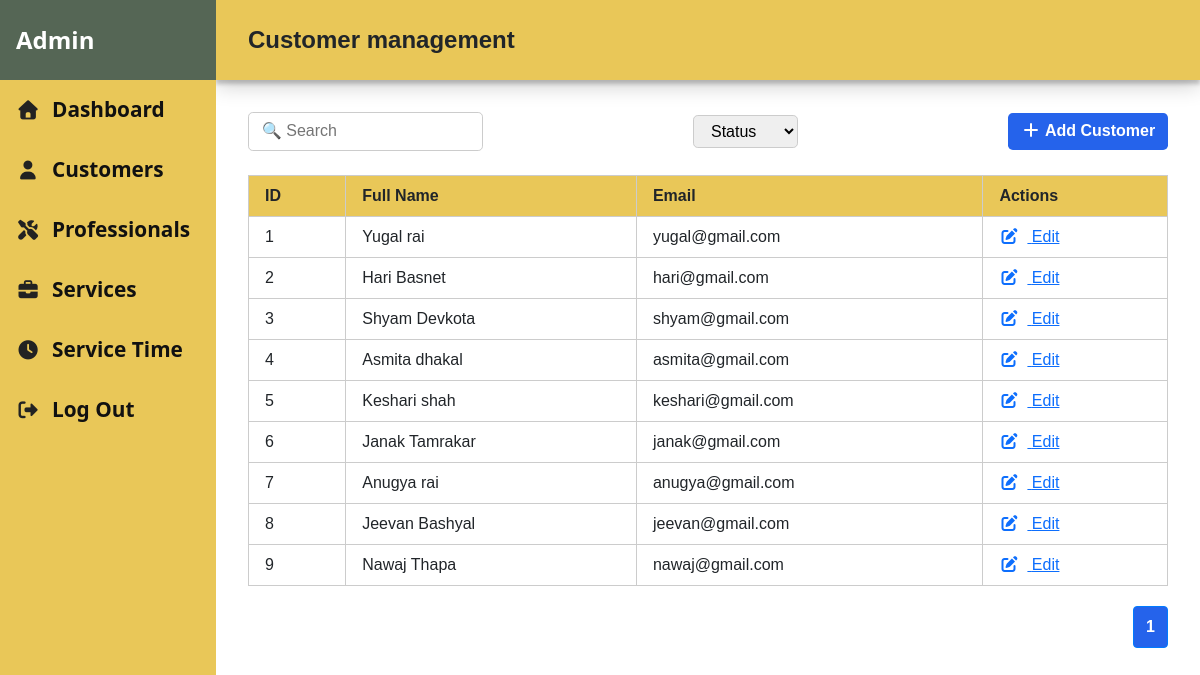
Page /View/admindashboard/customer.php (signed in) on the committed database.
### tables this page shows
CREATE TABLE `users` (
  `Id` int(11) NOT NULL,
  `Name` varchar(50) NOT NULL,
  `Contact` bigint(20) DEFAULT NULL,
  `Gmail` varchar(40) NOT NULL,
  `Address` varchar(255) DEFAULT NULL,
  `Password` varchar(255) NOT NULL,
  `Profession` int(11) DEFAULT NULL,
  `Role` varchar(30) DEFAULT NULL
);

### View/admindashboard/customer.php (the view, shortened to what this page needs)
<!DOCTYPE html>
<html lang="en">
<?php
include '../../includes/dbconnect.php';
$limit = 10;
$page = isset($_GET['page']) && $_GET['page'] > 0 ? (int) $_GET['page'] : 1;
$offset = ($page - 1) * $limit;
$sql = "SELECT Id, Name, Gmail
        FROM users
        WHERE Role = 'customer'
        ORDER BY Id ASC
        LIMIT $limit OFFSET $offset";
$result = $conn->query($sql);
$customers = [];
if ($result && $result->num_rows > 0) {
    while ($row = $result->fetch_assoc()) {
        $customers[] = $row;
    }
}
$total_sql = "SELECT COUNT(*) AS total FROM users WHERE Role='customer'";
$total_result = $conn->query($total_sql);
$total_customers = $total_result->fetch_assoc()['total'];
$total_pages = ceil($total_customers / $limit);
?>
<head>
    <link rel="stylesheet" href="https://cdnjs.cloudflare.com/ajax/libs/font-awesome/7.0.0/css/all.min.css">
    <link rel="stylesheet" href="../assets/css/style.css">
    <link rel="stylesheet" href="../assets/css/customer.css">
</head>
<body>
    <div>
        <?php include '../../includes/dashboardnav.php'; ?>
    </div>
    <div class="user-container">
        <div class="page-top">
            <p>Customer management</p>
        </div>
        <div class="user-content">
            <div class="content-top">
                <div class="search">
                    <input type="search" placeholder="🔍 Search">
                </div>
                <div class="status">
                    <select>
                        <option disabled selected>Status</option>
                    </select>
                </div>
                <div class="add-user">
                    <button onclick="window.location.href='../../View/users/customerRegister.php'">
                        <i class="fa-solid fa-plus"></i> Add Customer
                    </button>
                </div>
            </div>
            <div class="user-table">
                <table>
                    <thead>
                        <tr id="heading">
                            <th>ID</th>
                            <th>Full Name</th>
                            <th>Email</th>
                            <th>Actions</th>
                        </tr>
                    </thead>
                    <tbody>
                        <?php $id = $offset + 1; ?>
                        <?php if (!empty($customers)): ?>
                            <?php foreach ($customers as $customer): ?>
                                <tr>
                                    <td><?php echo $id++; ?></td>
                                    <td><?= htmlspecialchars($customer['Name']); ?></td>
                                    <td><?= htmlspecialchars($customer['Gmail']); ?></td>
                                    <td>
                                        <a href="../users/customeredit.php?id=<?= $customer['Id']; ?>">
                                            <i class="fa-solid fa-pen-to-square"></i> Edit
                                        </a>
                                    </td>
                                </tr>
                            <?php endforeach; ?>
                        <?php else: ?>
                            <tr>
                                <td colspan="4">No customers found.</td>
                            </tr>
                        <?php endif; ?>
                    </tbody>
                </table>
                <div class="pagination">
                    <?php for ($i = 1; $i <= $total_pages; $i++): ?>
                        <a href="?page=<?= $i ?>" class="<?= ($i == $page) ? 'active' : '' ?>">
                            <?= $i ?>
                        </a>
                    <?php endfor; ?>
                </div>
            </div>
        </div>
    </div>
</body>
</html>

### View/assets/css/style.css (style rules this page uses)
* { margin: 0; padding: 0; box-sizing: border-box; }
html, body { width: 100%; height: 100%; font-family: Arial, sans-serif; }

### View/assets/css/customer.css (style rules this page uses)
.user-container { margin-left: 18vw; font-family: Arial, sans-serif; }
.page-top { height: 10vh; width: 100%; background-color: #e9c758; box-shadow: 0 4px 4px 0 rgba(0, 0, 0, 0.2), 0 6px 20px 0 rgba(0, 0, 0, 0.19); display: flex; align-items: center; padding-left: 2rem; }
.page-top p { font-size: 1.5rem; font-weight: 600; margin: 0; padding: 0; }
.user-content { padding: 2rem; }
.content-top { display: flex; justify-content: space-between; align-items: center; margin-bottom: 1.5rem; flex-wrap: wrap; gap: 1rem; }
.search input, .status select { padding: 0.4rem 0.8rem; border-radius: 0.3rem; border: 1px solid #ccc; outline: none; }
.add-user button { color: white; padding: 0.4rem 0.8rem; border: none; border-radius: 0.3rem; background: #2563eb; cursor: pointer; font-weight: bold; }
.user-table table { width: 100%; border-collapse: collapse; background-color: #fff; }
.user-table th, .user-table td { padding: 0.5rem 1rem; border: 1px solid #ccc; text-align: left; }
.user-table thead { background-color: #e9c758; font-weight: bold; }
.user-table td i { margin-right: 0.5rem; }
.pagination { display: flex; justify-content: flex-end; align-items: center; margin-top: 20px; gap: 5px; }
.pagination a { display: block; padding: 8px 12px; border: 1px solid #ccc; background-color: #fff; color: #333; text-decoration: none; border-radius: 4px; transition: all 0.3s ease; }
.pagination a.active { background: #2563eb; color: #fff; border-color: #007bff; font-weight: bold; cursor: default; }

### View/assets/css/dashboardnav.css (style rules this page uses)
body { background-color: white; }

### rows in the picture
users: Name "Yugal rai", Gmail "yugal@gmail.com"
users: Name "Hari Basnet", Gmail "hari@gmail.com"
users: Name "Shyam Devkota", Gmail "shyam@gmail.com"
users: Name "Asmita dhakal", Gmail "asmita@gmail.com"
users: Name "Keshari shah", Gmail "keshari@gmail.com"
users: Name "Janak Tamrakar", Gmail "janak@gmail.com"
users: Name "Anugya rai", Gmail "anugya@gmail.com"
users: Name "Jeevan Bashyal", Gmail "jeevan@gmail.com"
users: Name "Nawaj Thapa", Gmail "nawaj@gmail.com"
